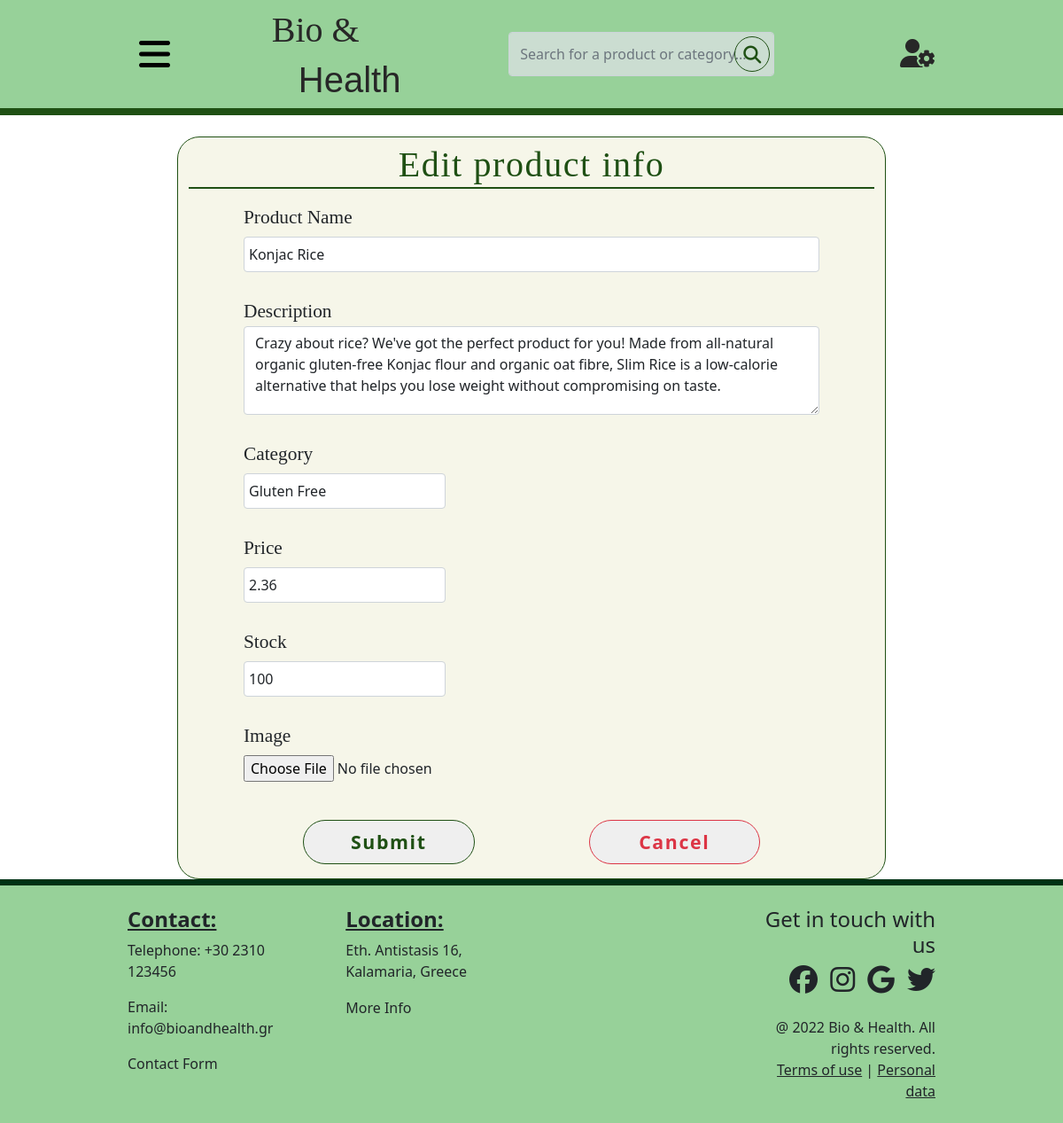
The page /AdminEditProduct.php?productID=10 on the database its author committed.
### tables this page shows
CREATE TABLE product (
    id INT AUTO_INCREMENT,
    name VARCHAR(50) NOT NULL,
    price FLOAT NOT NULL,
    stock INT NOT NULL,
    description VARCHAR(250) NOT NULL,
    image VARCHAR(40) NOT NULL,
    category_id INT,
    PRIMARY KEY (id),
    FOREIGN KEY (category_id) REFERENCES category(id) ON DELETE SET NULL
);

CREATE TABLE category (
    id INT AUTO_INCREMENT,
    name VARCHAR(50) NOT NULL,
    icon VARCHAR(40) NOT NULL,
    PRIMARY KEY (id)
);

### AdminEditProduct.php (the view, shortened to what this page needs)
<!DOCTYPE html>
<html lang="en">
<head>
    <link href="https://cdn.jsdelivr.net/npm/bootstrap@5.0.2/dist/css/bootstrap.min.css" rel="stylesheet">
    <link href="http://fonts.cdnfonts.com/css/sensei" rel="stylesheet">
    <link rel="stylesheet" href="CSS/sign.css">
    <link rel="stylesheet" href="CSS/navbar.css">
    <link rel="stylesheet" href="CSS/new_product.css">
</head>
<body class="d-flex flex-column min-vh-100">
    <?php
        include "PHP_Back_End/db_connection.php";
        $pID = $_GET['productID'];
        $sql = "SELECT name, FORMAT(price, 2), stock, description, image, category_id
                FROM product
                WHERE id = '$pID'";
        $res = $con->query($sql);
        $row = mysqli_fetch_row($res);
        if ($row) {
            $name = $row[0];
            $price = $row[1];
            $stock = $row[2];
            $description = $row[3];
            $image = $row[4];
            $cID = $row[5];
            $res = $con->query("SELECT name FROM category WHERE id=$cID");
            $category = mysqli_fetch_row($res)[0];
        }
        include "Navbar.php";
    ?>
    <br>
    <section class="main-section">
        <div class="main-container text-center ">
            <div class="solid-border col-8 container big-container">
                <div class="d-flex justify-content-center py-1">
                    <h1 class="dark-green extra-spacing header-text m-0">Edit product  info</h1>
                </div>
                <hr class="hr-border m-0">
                <?php echo'<form id="form" action="PHP_Back_End/edit_product.php?productID='.$pID.'&productImage='.$image.'" method="post">
                                <div>
                                    <div class="field d-flex flex-column">
                                        <label for="product_name" class="product_label text-start">Product Name</label>
                                        <input type="text" id="product_name" class="product-input-field form-control" name="product_name" value="'.$name.'" required>
                                    </div>
                                    <div class="field d-flex flex-column">
                                        <label for="product_description" class="product_label text-start">Description</label>
                                        <textarea type="text" id="product_description" class="product-input-area form-control" name="product_description">'.$description.'</textarea>
                                    </div>
                                    <div class="field d-flex flex-column">
                                        <label for="product_category" class="product_label text-start">Category</label>
                                        <input type="text" id="product_category" class="product-input-field small form-control" name="product_category" value="'.$category.'" required>
                                    </div>
                                    <div class="field d-flex flex-column">
                                        <label for="product_price" class="product_label text-start">Price</label>
                                        <input type="number" id="product_price" class="product-input-field small form-control" name="product_price" value="'.$price.'" required>
                                    </div>
                                    <div class="field d-flex flex-column">
                                        <label for="product_stock" class="product_label text-start">Stock</label>
                                        <input type="number" id="product_stock" class="product-input-field small form-control" name="product_stock" value="'.$stock.'" required>
                                    </div>
                                    <div class="field d-flex flex-column">
                                        <label for="product_image" class="product_label text-start">Image</label>
                                        <input type="file" id="product_image" class="product-input-field p-0" name="product_image" value="'.$image.'">
                                    </div>
                                </div>' ?>
                                <div class="d-flex justify-content-evenly">
                                    <button class="button sign-btn submit solid-border dark-green extra-spacing my-3" type="submit">Submit</button>
                                    <button class="button sign-btn submit red-solid-border danger-red extra-spacing my-3" type="button" onclick="document.getElementById('form').reset();location.href='Search.php?search_key='">Cancel</button>
                                </div>
                            </form>
            </div>
        </div>
    </section>
    <?php
        include "Footer.php";
    ?>
</body>
</html>

### CSS/sign.css (style rules this page uses)
.header-text { font-family: 'Source Serif pro', serif; position: relative; top: 3px; }
.dark-green { color: #1f5014; }
.solid-border { border: 1px solid #1f5014; }
.red-solid-border { border: 1px solid #dc3545; }
.hr-border { border: none; border-top: 2px solid #1f5014; opacity: 100%; }
.extra-spacing { letter-spacing: 0.1rem; }
.main-section { flex: 1; display: flex; }
.main-container { flex: 1; display: flex; align-items: center; justify-content: center; }
.container { background-color: #f6f6e9; border-radius: 25px; display: flex; flex-direction: column; min-height: 700px; margin-right: 0; margin-left: 0; }
.big-container { min-width: 300px; max-width: 1100px; }
.button { border-radius: 25px; text-decoration: none; }
.sign-btn { font-size: 15pt; padding: 6px 15px; align-self: center; width: 25%; }

### CSS/navbar.css (style rules this page uses)
.dark-green { color: #1f5014; }
.danger-red { color: #dc3545; }

### CSS/new_product.css (style rules this page uses)
#form .form-control { color: #212529; background-color: #fff; border: 1px solid #ced4da; }
label { display: block; font-family: 'Source Serif pro', serif; font-size: 16pt; }
.field { margin: 5px 50px; padding: 12px; text-align: center; }
.product-input-field { width: 100%; height: 40px; margin-top: 5px; padding: 5px; }
.small { width: 35% !important; }
.product-input-area { width: 100%; height: 100px; }
.submit { font-size: 16pt; font-weight: 600; height: 50px; }

### rows shown on the page
product: product_name "Konjac Rice", product_description "Crazy about rice? We've got the perfect product for you! Made from all-natural organic gluten-free Konjac flour and organic oat fibre, Slim Rice is a low-calorie alternative that helps you lose weight without compromising on taste.", product_stock "100"
category: product_category "Gluten Free"
